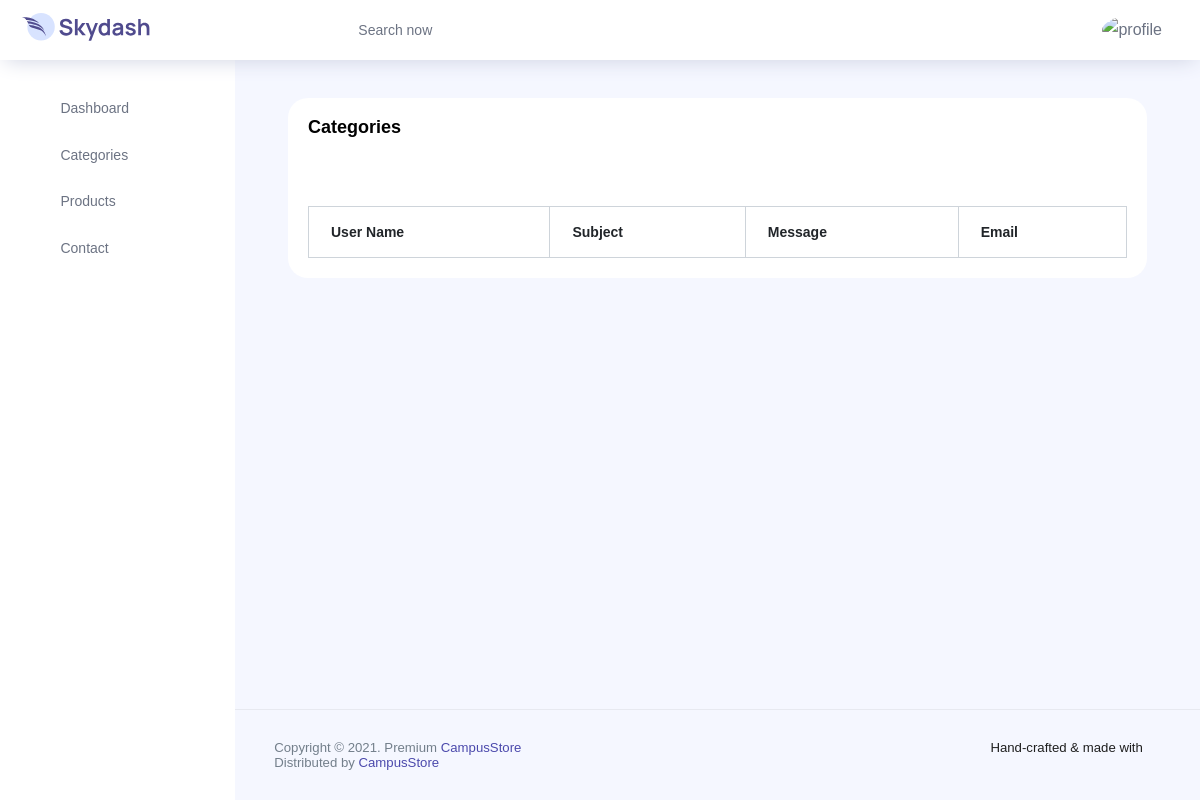
Before: /AdminApp/user_contact/ with the older database file.
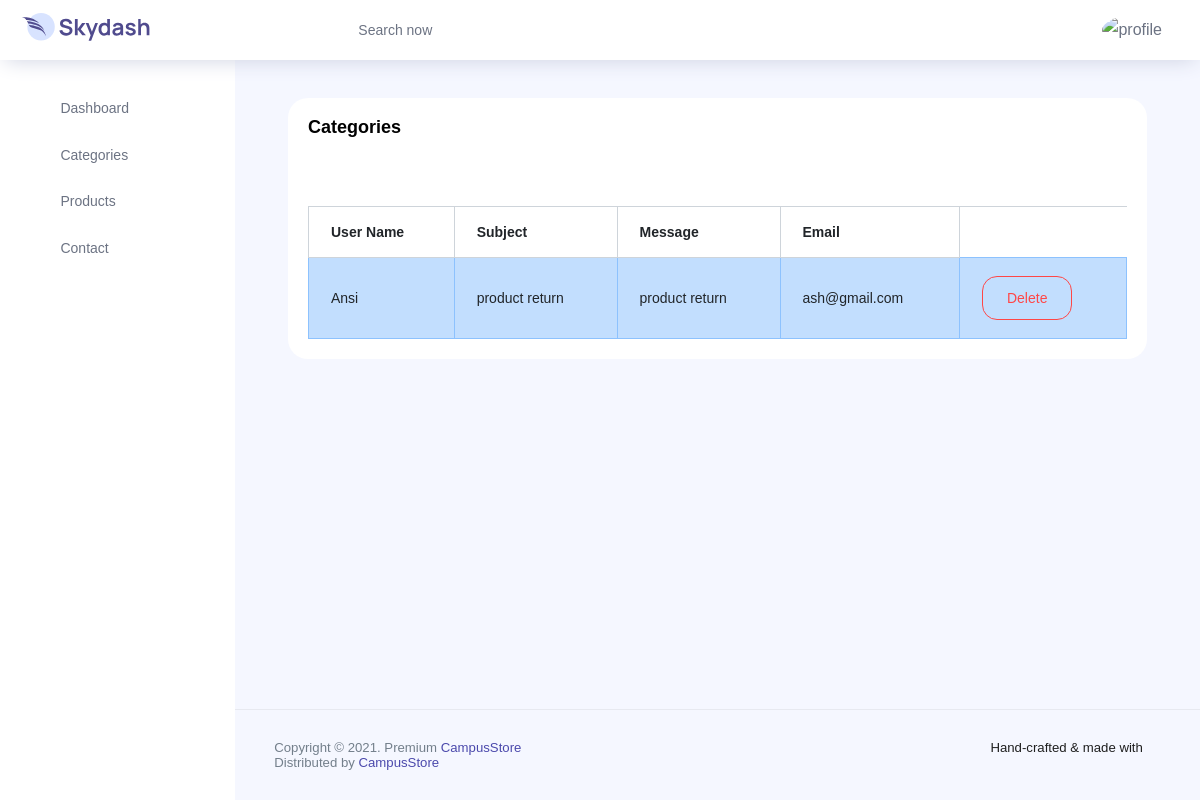
After: the same page with the newer database file.
### WebApp/models.py (models this page shows)
class ContactDb(models.Model):
    Name = models.CharField(max_length=100)
    Email = models.EmailField(max_length=100)
    Subject = models.CharField(max_length=200)
    Message = models.TextField(max_length =200)

### AdminApp/views.py (the view)
# urls.py: path("user_contact/",views.user_contact,name="user_contact"),
def user_contact(request):
    contact = ContactDb.objects.all()
    return render(request,"user_contact.html",{"contact":contact})

### AdminApp/templates/user_contact.html (shortened to what this page needs)
{% extends 'dashboard.html' %}
{% block content %}
<!DOCTYPE html>
<html lang="en">
<head>
</head>
<body>
<div class="col-lg-12 stretch-card">
              <div class="card">
                <div class="card-body">
                  <h4 class="card-title">Categories</h4>
                  <p class="card-description">
                    <code></code>
                  </p>
                  <div class="table-responsive pt-3">
                    <table class="table table-bordered">
                      <thead>
                        <tr>
                          <th>
                            User Name
                          </th>
                          <th>
                            Subject
                          </th>
                          <th>
                           Message
                          </th>
                          <th>
                            Email
                          </th>
                        </tr>
                      </thead>
                      <tbody>
                      {% for i in contact %}
                        <tr class="table-info">
                          <td>
                            {{i.Name}}
                          </td>
                          <td style="max-width:250px; word-wrap:break-word;white-space: normal;">
                            {{i.Subject}}
                          </td >
                          <td style="max-width:250px; word-wrap:break-word;white-space: normal;">
                            {{i.Message}}
                          </td>
                            <td>
                            {{i.Email}}
                          </td>
                          <td>
                          <div  class="d-flex " style=" gap: 8px;">
                              <form method="post" action="{% url 'delete_user_contact' i.id %}">
                                  <button type="submit" class=" ms-3 btn btn-outline-danger " onclick="return confirm('Are you sure you want to delete this category?')" >Delete</button>
                                  </form>
                          </div>
                          </td>
                        </tr>
                      {% endfor %}
                      </tbody>
                    </table>
                  </div>
                </div>
              </div>
            </div>
</body>
</html>
{% endblock %}

### AdminApp/templates/dashboard.html (shortened to what this page needs)
<!DOCTYPE html>
{% load static %}
<html lang="en">
<head>
  <link rel="stylesheet" href="{% static 'vendors/feather/feather.css' %}">
  <link rel="stylesheet" href="{% static 'vendors/ti-icons/css/themify-icons.css' %}">
  <link rel="stylesheet" href="{% static 'vendors/css/vendor.bundle.base.css' %}">
  <link rel="stylesheet" href="{% static 'vendors/datatables.net-bs4/dataTables.bootstrap4.css' %}">
  <link rel="stylesheet" href="{% static 'vendors/ti-icons/css/themify-icons.css' %}">
  <link rel="stylesheet" type="text/css" href="{% static 'js/select.dataTables.min.css' %}">
  <link rel="stylesheet" href="{% static 'css/vertical-layout-light/style.css' %}">
</head>
<body>
  <div class="container-scroller">
    <nav class="navbar col-lg-12 col-12 p-0 fixed-top d-flex flex-row">
      <div class="text-center navbar-brand-wrapper d-flex align-items-center justify-content-center">
        <a class="navbar-brand brand-logo mr-5" href="index.html"><img src="{% static 'images/logo.svg' %}" class="mr-2" alt="logo"/></a>
      </div>
      <div class="navbar-menu-wrapper d-flex align-items-center justify-content-end">
        <button class="navbar-toggler navbar-toggler align-self-center" type="button" data-toggle="minimize">
          <span class="icon-menu"></span>
        </button>
        <ul class="navbar-nav mr-lg-2">
          <li class="nav-item nav-search d-none d-lg-block">
            <div class="input-group">
              <div class="input-group-prepend hover-cursor" id="navbar-search-icon">
                <span class="input-group-text" id="search">
                  <i class="icon-search"></i>
                </span>
              </div>
              <input type="text" class="form-control" id="navbar-search-input" placeholder="Search now" aria-label="search" aria-describedby="search">
            </div>
          </li>
        </ul>
        <ul class="navbar-nav navbar-nav-right">
          <li class="nav-item nav-profile dropdown">
            <a class="nav-link dropdown-toggle" href="#" data-toggle="dropdown" id="profileDropdown">
              <img src="{% static 'images/faces/download.png' %}" alt="profile"/>
            </a>
          </li>
        </ul>
      </div>
    </nav>
    <div class="container-fluid page-body-wrapper">
      <nav class="sidebar sidebar-offcanvas" id="sidebar">
        <ul class="nav">
          <li class="nav-item">
            <a class="nav-link" href="{% url 'dashboard' %}">
              <i class="icon-grid menu-icon"></i>
              <span class="menu-title">Dashboard</span>
            </a>
          </li>
          <li class="nav-item">
            <a class="nav-link" data-toggle="collapse" href="#ui-basic" aria-expanded="false" aria-controls="ui-basic">
              <i class="icon-layout menu-icon"></i>
              <span class="menu-title">Categories</span>
              <i class="menu-arrow"></i>
            </a>
          </li>
            <li class="nav-item">
            <a class="nav-link collapsed" data-toggle="collapse" href="#form-elements" aria-expanded="false" aria-controls="form-elements">
              <i class="icon-columns menu-icon"></i>
              <span class="menu-title">Products</span>
              <i class="menu-arrow"></i>
            </a>
          </li>
            <li class="nav-item">
            <a class="nav-link collapsed" data-toggle="collapse" href="#contact" aria-expanded="false" aria-controls="contact">
              <i class="icon-columns menu-icon"></i>
              <span class="menu-title">Contact</span>
              <i class="menu-arrow"></i>
            </a>
          </li>
        </ul>
      </nav>
      <div class="main-panel">
        <div class="content-wrapper">
            {% block content %}{% endblock %}
        </div>
        <footer class="footer">
          <div class="d-sm-flex justify-content-center justify-content-sm-between">
            <span class="text-muted text-center text-sm-left d-block d-sm-inline-block">Copyright © 2021.  Premium <a href="#" target="_blank">CampusStore</a> </span>
            <span class="float-none float-sm-right d-block mt-1 mt-sm-0 text-center">Hand-crafted & made with <i class="ti-heart text-danger ml-1"></i></span>
          </div>
          <div class="d-sm-flex justify-content-center justify-content-sm-between">
            <span class="text-muted text-center text-sm-left d-block d-sm-inline-block">Distributed by <a href="#" target="_blank">CampusStore</a></span>
          </div>
        </footer>
      </div>
</body>
</html>

Changed rows visible on the page:
added ContactDb: Name "Ansi", Subject "product return", Message "product return", Email "ash@gmail.com"
